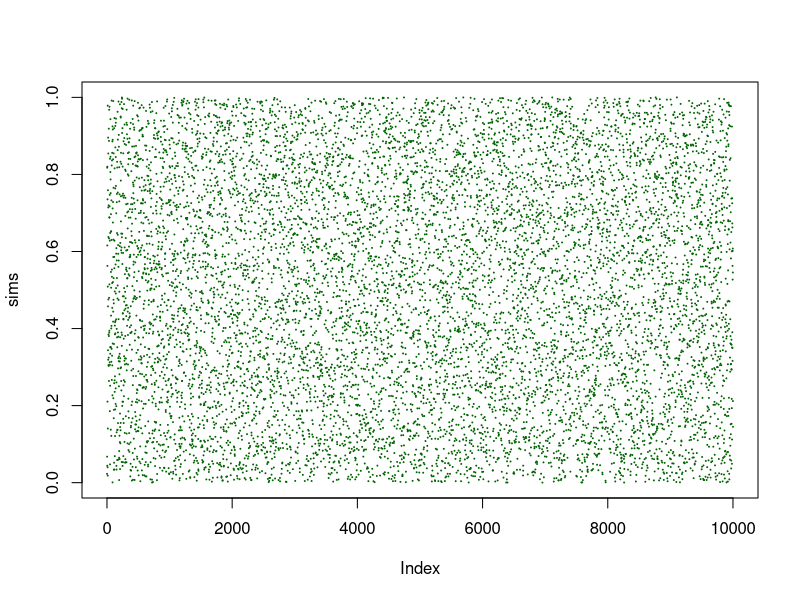
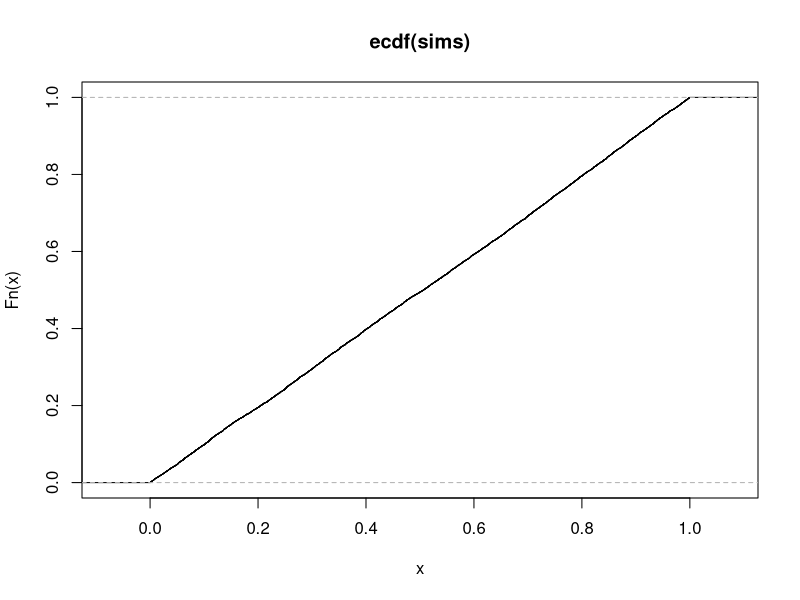
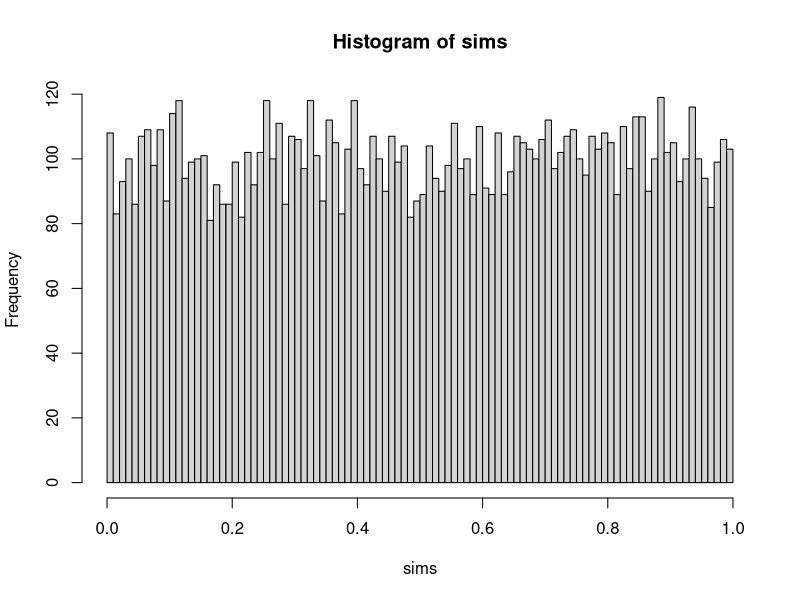

Write R code to recreate these figures, in order.

nsim <- 10000
n    <- 100
mean <- 0
sd   <- 1

# Data structure for results.
sims <- rep(NA, nsim)

# Simulations.
for (i in 1:nsim) {
  a <- rnorm(n, mean = mean, sd = sd)
  b <- rnorm(n, mean = mean, sd = sd)
  p <- t.test(a,b)$p.value
  sims[i] <- p
}

par(mfrow=c(1,1))
plot(sims, pch=19, cex=0.1, col = "darkgreen")
plot(ecdf(sims))
hist(sims, breaks = 100)
